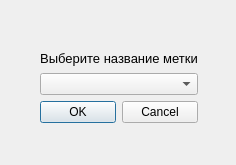
<?xml version="1.0" encoding="UTF-8"?>
<ui version="4.0">
 <class>Dialog</class>
 <widget class="QDialog" name="Dialog">
  <property name="geometry">
   <rect>
    <x>0</x>
    <y>0</y>
    <width>236</width>
    <height>165</height>
   </rect>
  </property>
  <property name="windowTitle">
   <string>Dialog</string>
  </property>
  <widget class="QWidget" name="layoutWidget">
   <property name="geometry">
    <rect>
     <x>40</x>
     <y>50</y>
     <width>158</width>
     <height>73</height>
    </rect>
   </property>
   <layout class="QVBoxLayout" name="verticalLayout">
    <item>
     <widget class="QLabel" name="status">
      <property name="font">
       <font>
        <pointsize>10</pointsize>
       </font>
      </property>
      <property name="text">
       <string>Выберите название метки</string>
      </property>
      <property name="alignment">
       <set>Qt::AlignCenter</set>
      </property>
     </widget>
    </item>
    <item>
     <widget class="QComboBox" name="tags"/>
    </item>
    <item>
     <widget class="QDialogButtonBox" name="buttonBox">
      <property name="orientation">
       <enum>Qt::Horizontal</enum>
      </property>
      <property name="standardButtons">
       <set>QDialogButtonBox::Cancel|QDialogButtonBox::Ok</set>
      </property>
     </widget>
    </item>
   </layout>
  </widget>
 </widget>
 <resources/>
 <connections/>
</ui>
